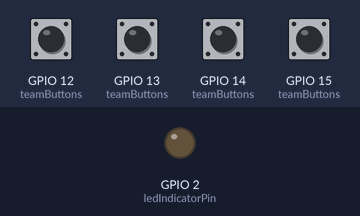
Bench run of a sketch on a simulated ESP32. Parts: output pins drawn as LEDs (lit = HIGH). Inputs (shaded band) come from the test bench; at power-on: GPIO 12 (teamButtons), GPIO 13 (teamButtons), GPIO 14 (teamButtons), GPIO 15 (teamButtons) HIGH.

Above: at 1.7 s.
1.8 s: GPIO 12 (teamButtons) pulled LOW for 0.15 s
Timing chart, 0 to 4.8 s (numbered marks = the images above; inputs shaded):
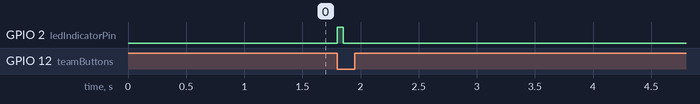

The sketch:

RemoteTriviaCore.ino
```cpp
#include <WiFi.h>
#include <WiFiUdp.h>
#include <cstring>  // Для strlen()

#define NETWORK_SSID "ControlPoint"
#define NETWORK_PASS "pass123456"

const uint16_t COMMUNICATION_PORT = 9090;

// Опис кнопок команд
struct ButtonUnit {
  uint8_t pin;             // GPIO-пін
  const char* identifier;  // Ідентифікатор повідомлення
};

// Налаштування пінів для 4-х кнопок
ButtonUnit teamButtons[] = {
  {14, "unit_one"},
  {12, "unit_two"},
  {13, "unit_three"},
  {15, "unit_four"}
};

const uint8_t ledIndicatorPin = 2;             // Пін для LED-індикатора
WiFiUDP messageInterface;                      // UDP-інтерфейс
const IPAddress broadcastIP(192,168,4,255);     // Широкомовна адреса AP

// Налаштовуємо ESP32 як Wi-Fi точку доступу
void initializeNetwork() {
  WiFi.softAP(NETWORK_SSID, NETWORK_PASS);
  delay(500);  // чекаємо підняття AP
}

// Налаштовуємо піні: кнопки — як входи, LED — як вихід
void configureInputs() {
  for (auto& btn : teamButtons) {
    pinMode(btn.pin, INPUT_PULLUP);
  }
  pinMode(ledIndicatorPin, OUTPUT);
  digitalWrite(ledIndicatorPin, LOW);
}

// Надсилаємо UDP-повідомлення на broadcast IP
void dispatchSignal(const char* payload) {
  messageInterface.beginPacket(broadcastIP, COMMUNICATION_PORT);
  messageInterface.write((const uint8_t*)payload, strlen(payload));
  messageInterface.endPacket();
}

// Пошук першої натиснутої кнопки
int findPressedButton() {
  for (int i = 0; i < sizeof(teamButtons)/sizeof(teamButtons[0]); ++i) {
    // При INPUT_PULLUP кнопка замикає на GND → читаємо LOW
    if (digitalRead(teamButtons[i].pin) == LOW) {
      return i;
    }
  }
  return -1;
}

// Основний цикл: обробка натискань з дебаунсом
void pollingCycle() {
  static unsigned long lastTransmission = 0;
  static bool blocked = false;

  int idx = findPressedButton();
  if (idx != -1 && !blocked && (millis() - lastTransmission > 300)) {
    // Відправляємо ідентифікатор команди
    dispatchSignal(teamButtons[idx].identifier);
    // Для індикації можна мигнути LED
    digitalWrite(ledIndicatorPin, HIGH);
    delay(50);
    digitalWrite(ledIndicatorPin, LOW);

    lastTransmission = millis();
    blocked = true;
  }
  if (idx == -1) {
    blocked = false;
  }
}

void setup() {
  Serial.begin(115200);
  configureInputs();
  initializeNetwork();
}

void loop() {
  pollingCycle();
}
```

Measured:
- after the input at 1.8 s, GPIO 2 (ledIndicatorPin): LOW → HIGH at once, → LOW 0.05 s later
